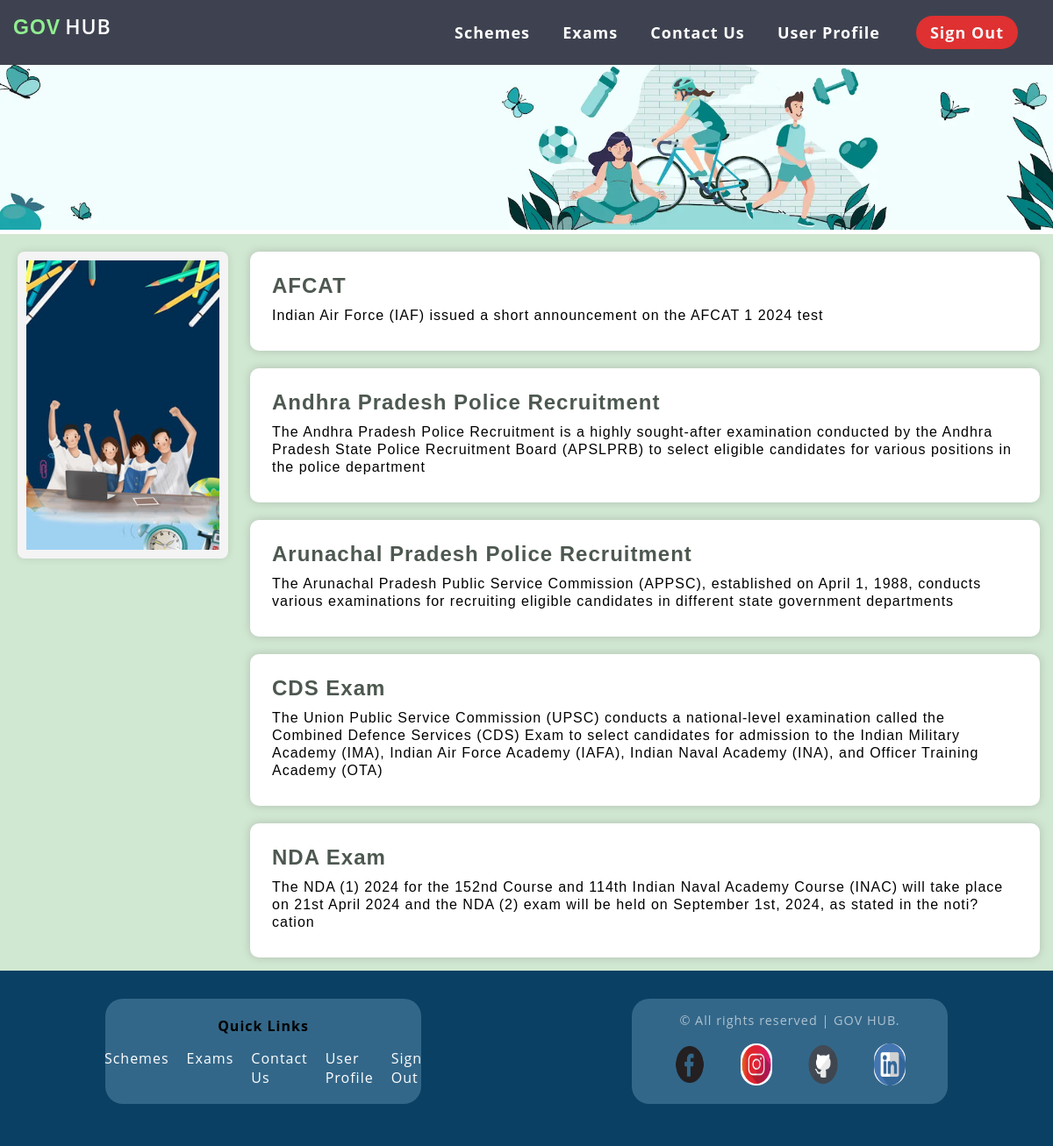
The app's page /examlist.php?type=defence&ve=1 with its own data.
### tables this page shows
CREATE TABLE `defence` (
  `sr_no` int(11) NOT NULL,
  `name` varchar(255) NOT NULL,
  `details` text DEFAULT NULL,
  `application_process` text DEFAULT NULL
);

### examlist.php (the view, shortened to what this page needs)
<?php
$db_hostname = "127.0.0.1";
$db_username = "root";
$db_password = "";
$type = $_GET['type'];
$id=$_GET['ve'];
$db_name = "test";
$conn = mysqli_connect($db_hostname, $db_username, $db_password, $db_name);
$sql = "SELECT name,sr_no, details FROM $type" ;
$result = mysqli_query($conn, $sql);
?>
<!DOCTYPE html>
<html lang="en">
<head>
    <link rel="stylesheet" href="mjev.css">
</head>
<body>
    <header>
        <nav>
        <?php echo '<a href="Untitled.php?ve='.$id.'">'?>
                <div>
                    <span>GOV</span>HUB
                </div>
            </a>
            <ul>
            <?php echo '<li class="und"><a href="schemes.php?ve='.$id.'">Schemes</a></li>
                <li class="und"><a href="exams.php?ve='.$id.'">Exams</a></li>
                <li class="und"><a href="contactus.php?ve='.$id.'">Contact Us</a></li>
                <li class="und"><a href="myprofile.php?ve='.$id.'">User Profile</a></li>'?>
                <li class="real"><a href="Untitled.html">Sign Out</a></li>
            </ul>
        </nav>
    </header>
    <main>
        <img id="resultimg" src="images\<?php echo $type; ?>.webp" alt="the image">
        <div class="material">
        <div class="filter"><img src="images/greenwall.jpg">
            </div>
            <div class="list">
                <ul><?php
            while ($row = $result->fetch_assoc()) {
                $k = strtok($row['details'], '.');
                echo '<li><a href="gos.php?value='.$row['sr_no'].'&ve='.$id.'&type='.$type.'"><div><h1 id="hee">' . $row['name'] . '</h1><p id="haa">' . $k . '</p></div></a></li>';
            }
            ?>
                </ul>
            </div>
        </div>
    </main>
    <footer id="footer">
        <div class="quick">
            <h4>Quick Links</h4>
            <ul>
                <?php echo '<li ><a href="schemes.php?ve='.$id.'">Schemes</a></li>'?>
                <?php echo '<li ><a href="exams.php?ve='.$id.'">Exams</a></li>'?>
                <?php echo '<li ><a href="contactus.php?ve='.$id.'">Contact Us</a></li>'?>
                <?php echo '<li ><a href="myprofile.php?ve='.$id.'">User Profile</a></li>'?>
                <li ><a href="Untitled.html">Sign Out</a></li>
            </ul>
        </div>
        <div class="copyright">
            <p>© All rights reserved | GOV HUB.</p>
            <ul class="contact">
                <li>
                    <a href="https://www.facebook.com/TanmayNawlakhe/"> <img src="images/facebook.webp"></a>
                </li>
                <li>
                    <a href="https://www.instagram.com/tanawlakhe/"> <img src="images/instagram.jpg"></a>
                </li>
                <li>
                    <a href="https://github.com/TanmayNawlakhe/"> <img src="images/github.webp"></a>
                </li>
                <li>
                    <a href="https://www.linkedin.com/in/tanmay-nawlakhe/"> <img src="images/linkedin.png"></a>
                </li>
            </ul>
        </div>
    </footer>
</body>
</html>

### mjev.css (style rules this page uses)
body { background-color: white; color: black; font-family: 'Open Sans', sans-serif; letter-spacing: 1px; }
* { margin: 0; padding: 0; box-sizing: border-box; }
h1, h2, h3 { font-family: 'Raleway', sans-serif; font-weight: 600; }
p { font-weight: 400; }
nav { display: flex; justify-content: space-between; align-items: center; text-align: center; background-color: #1c2131d8; width: 100vw; height: 74px; position: fixed; }
nav ul { list-style-type: none; }
nav ul li { position: relative; display: inline; padding-top: 20px; padding-bottom: 10px; color: white; }
.und::after { content: ''; position: absolute; width: 100%; height: 0.175rem; left: 0; bottom: 0; background: skyblue; transform: scale(0,1); transition: transform 0.2s ease-in-out; }
nav ul li a { text-decoration: none; font-size: large; font-weight: bolder; color: white; padding: 7px 16px; border-radius: 20px; }
nav a { text-decoration: none; font-size: larger; }
.real { padding-right: 20px; }
.real a { background-color: rgb(223, 49, 49); color: whitesmoke; margin: 20px; }
nav div { font-size: larger; font-weight: 500; color: white; font-weight: 600; }
nav div span { color: lightgreen; font-family: sans-serif; margin-left: 15px; margin-right: 5px; }
#resultimg { width: 100vw; }
footer { display: flex; justify-content:space-around; align-items: center; flex-direction: row; width:100vw; height: 25vh; background-color: #0a4063; }
.quick { color: black; display: flex; justify-content: center; flex-direction: column; gap: 15px; align-items:center; width: 30vw; height: 15vh; background-color: #3d7092d0; border-radius: 20px; }
.quick ul { list-style-type: none; color: white; display: flex; justify-content:center; flex-direction: row; gap: 20px; }
.quick ul a { text-decoration: none; color: white; }
.copyright { padding: 3em 0em; text-align:center; width: 30vw; background-color: #3d7092d0; border-radius: 20px; height: 15vh; display:flex; justify-content: center; flex-direction: column; gap:15px; }
.copyright p { letter-spacing: 1px; font-size: 0.90em; color: rgba(255, 255, 255, 0.6); }
.contact { margin: 0; list-style: none; display: flex; justify-content: center; gap: 40px; }
.contact li { display: inline; padding: 0.10em 0; font-size: 1em }
.contact>li>a>img { width: 3vw; height: 6vh; border-radius: 35px; transition: transform .1s ease-in-out; }
.contact li a { color: #FFF; display: inline; text-align: center; }
.material { background-color: #45a04940; display: flex; flex-direction: row; width:100vw; height: fit-content; margin: 0; }
.filter { max-width: 20vw; height:fit-content; background-color: #f4f4f4; padding: 10px; margin: 20px; border-radius: 8px; display: flex; justify-content: center; flex-direction: column; box-shadow: 0 0 10px rgba(0, 0, 0, 0.1); }
.inpu,div,.submit { width: 100%; margin-bottom: 15px; }
.list { height: fit-content; width:80vw; }
.list ul { display: flex; flex-wrap: wrap; list-style-type: none; }
.list ul li a { text-decoration: none; }
main { padding-top: 74px; }
.list ul li a div { box-shadow: 0 0 10px rgba(128, 128, 128, 0.382); background-color: white; border-radius: 10px; width:75vw; padding: 15px; margin: 20px 20px 0 5px; height: fit-content; }
.list ul li a div h1 { color: rgba(13, 29, 18, 0.738); font-size: x-large; font-family: 'Trebuchet MS', 'Lucida Sans Unicode', 'Lucida Grande', 'Lucida Sans', Arial, sans-serif; padding: 10px; }
.list ul li a div p { color: black; font-family: Arial, Helvetica, sans-serif; padding: 0 10px 15px 10px; line-height: 20px; }

### records on screen
defence: $row['sr_no'] 1 (drawn), name "AFCAT", details "Indian Air Force (IAF) issued a short announcement on the AFCAT 1 2024 test"
defence: $row['sr_no'] 2 (drawn), name "Andhra Pradesh Police Recruitment", details "The Andhra Pradesh Police Recruitment is a highly sought-after examination conducted by the Andhra Pradesh State Police Recruitment Board (APSLPRB) to select eligible candidates for various positions in the police department"
defence: $row['sr_no'] 3 (drawn), name "Arunachal Pradesh Police Recruitment", details "The Arunachal Pradesh Public Service Commission (APPSC), established on April 1, 1988, conducts various examinations for recruiting eligible candidates in different state government departments"
defence: $row['sr_no'] 4 (drawn), name "CDS Exam", details "The Union Public Service Commission (UPSC) conducts a national-level examination called the Combined Defence Services (CDS) Exam to select candidates for admission to the Indian Military Academy (IMA), Indian Air Force Academy (IAFA), Indian Naval Academy (INA), and Officer Training Academy (OTA)"
defence: $row['sr_no'] 5 (drawn), name "NDA Exam", details "The NDA (1) 2024 for the 152nd Course and 114th Indian Naval Academy Course (INAC) will take place on 21st April 2024 and the NDA (2) exam will be held on September 1st, 2024, as stated in the noti?cation"
